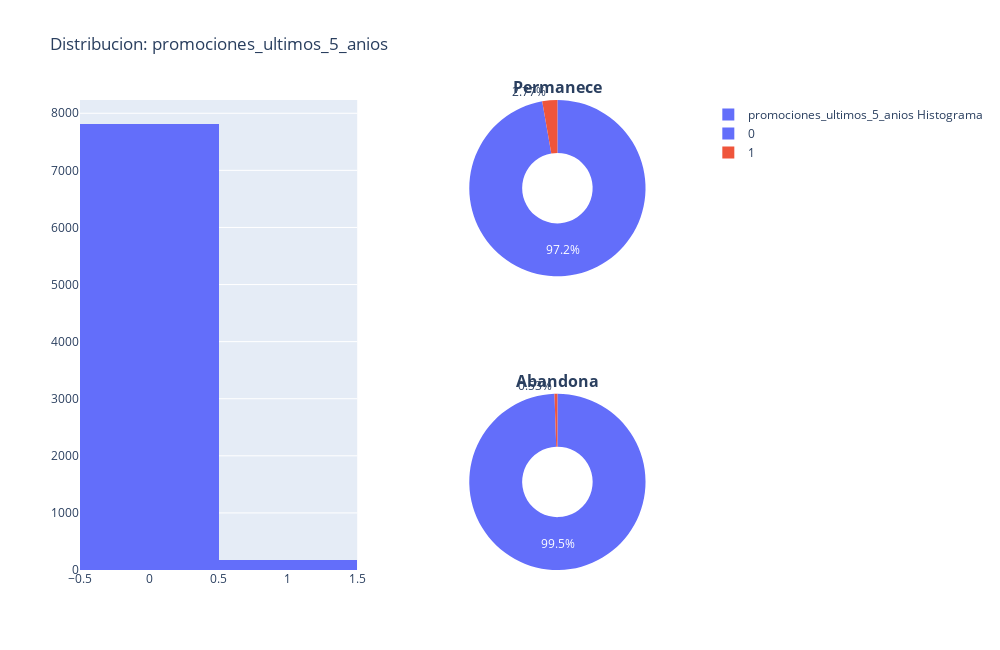
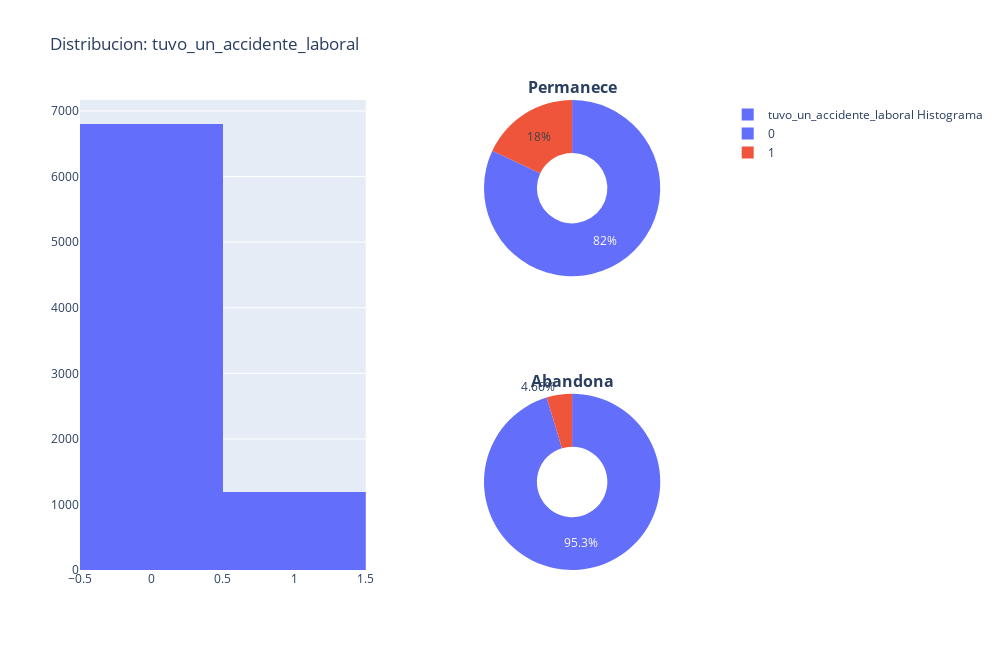
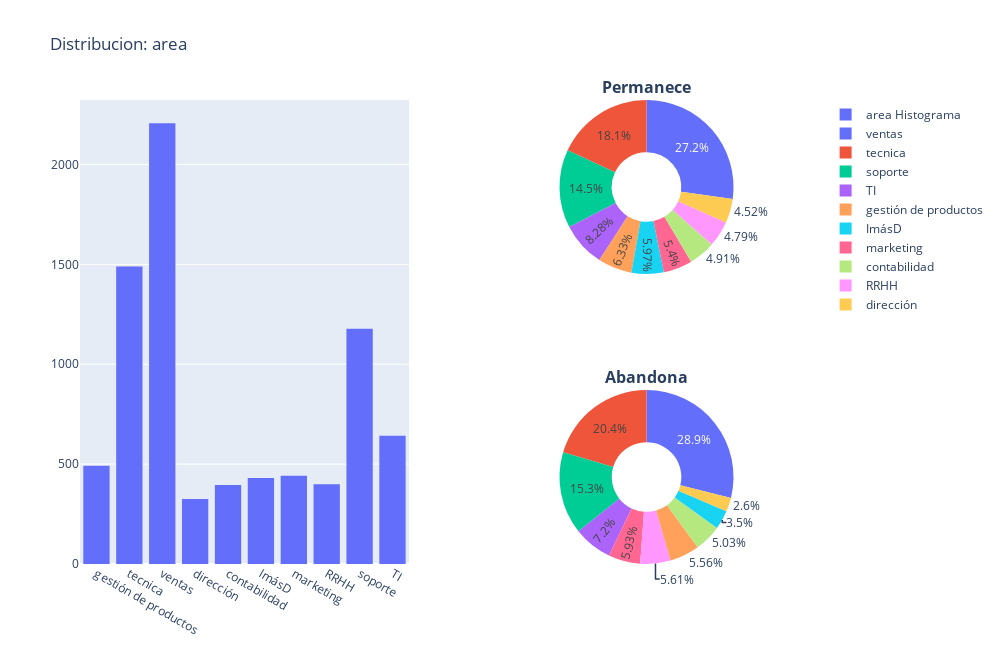
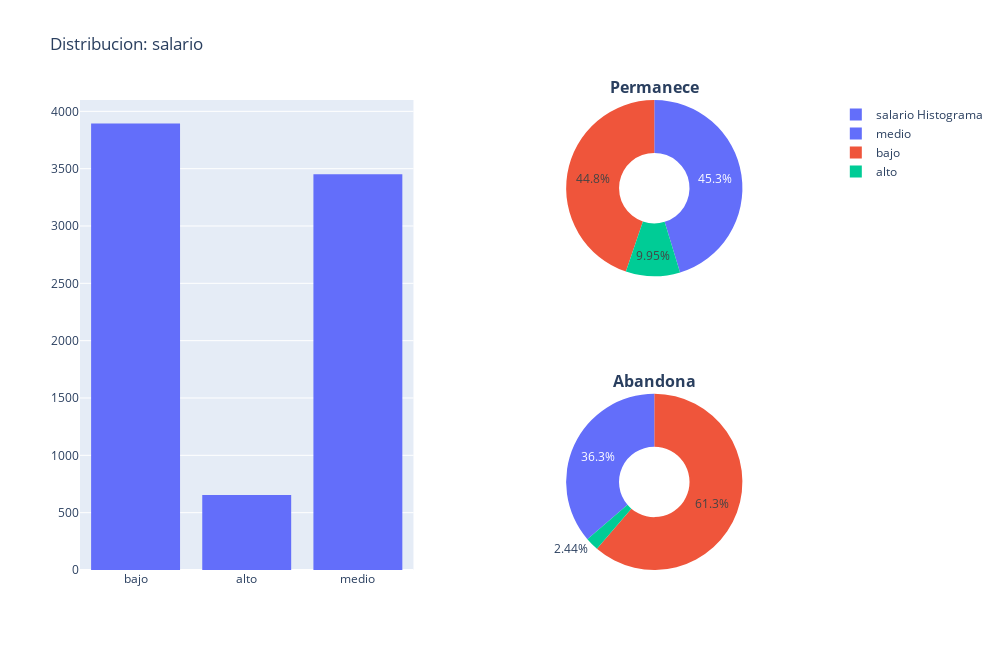

The notebook cell these images were saved under, in order:
### Markdown cell above
De los graficos anteriores podemos decir que los empleados que tienen un grado de instasifaccion entre [0, 0.11] abandonaran el banco, y los empleados entre [0.36, 0.45] tienen altas probabilidades de abandonar el banco.

El puntaje que obtuvieron en la ultima evaluacion pareciera incidir sobre si un empleado se ira o no de la empresa, valores bajos [0.45, 0.57] o altos [0.77, 1] parecieran tener la mayoria de los empleados que abandonan.

En cuanto a los proyectos que tienen indicarian que pocos proyectos aumentan la probabilidad de que el empleado abandone la empresa. 

Las horas trabajadas parecieran tener uns distribucion similar a la variable 'ultima_evaluacion'.

Se puede ver que mientras mas años en la empresa menor es la probabilidad de que el empleado abandone la misma. Se puede observar la presencia de outliers, por lo que procederemos a eliminarlos luego del EDA. 

Ademas la gran mayoria de los empleados llevan 3 años en la empresa.

### Code cell
for i in cat_cols:
    specs = [[{'type':'histogram','rowspan':2}, {'type':'pie'}],
             [None, {'type':'pie'}]]
    
    fig = make_subplots(rows=2, cols=2,specs=specs, subplot_titles=('','<b>Permanece<b>', '<b>Abandona<b>'))
    
    # Ploteo mi histograma de la variable categorica i.
    tr1 = go.Histogram(x=train_data[i], name = i +  ' Histograma')
    
    # Query es como usar una mascara.
    # Me quedo con los empleados que se quedan en la empresa.
    # Del value_counts me quedo con los valores.
    value_0 = train_data.query('se_fue==0')[i].value_counts().values
    
    # Del value_counts me quedo conlos indices (etiquetas).
    labels_0 = train_data.query('se_fue==0')[i].value_counts().index.tolist()
    
    # Ploteo grafico dona de los empleados que permanecen en la empresa.
    tr2 = go.Pie(values=value_0, labels=labels_0, hole=0.4, name= 'Permanece')
    
    # empleados que abandonan la empresa.
    value_1 = train_data.query('se_fue==1')[i].value_counts().values
    labels_1 = train_data.query('se_fue==1')[i].value_counts().index
    
    tr3 = go.Pie(values=value_1, labels=labels_1, hole=0.4, name='Abandona')
    
    fig.add_trace(tr1, row=1, col=1)
    fig.add_trace(tr2, row=1, col=2)
    fig.add_trace(tr3, row=2, col=2)
    
    fig.update_layout(height=650, width=1000, title_text='Distribucion: '+i)
    fig.show()

### Figure 1 — Plotly figure (JSON) as saved in the notebook; plotly's stock layout.template omitted (floating-point values rounded to 4 significant figures; data arrays with more than 128 entries replaced by an {"elided": "..."} marker saying what was removed)
{"data": [{"name": "promociones_ultimos_5_anios Histograma", "type": "histogram", "x": {"elided": "8000 int values"}, "xaxis": "x", "yaxis": "y"}, {"domain": {"x": [0.55, 1], "y": [0.625, 1]}, "hole": 0.4, "labels": [0, 1], "name": "Permanece", "type": "pie", "values": [5943, 169]}, {"domain": {"x": [0.55, 1], "y": [0, 0.375]}, "hole": 0.4, "labels": [0, 1], "name": "Abandona", "type": "pie", "values": [1878, 10]}], "layout": {"annotations": [{"font": {"size": 16}, "showarrow": false, "text": "<b>Permanece<b>", "x": 0.775, "xanchor": "center", "xref": "paper", "y": 1, "yanchor": "bottom", "yref": "paper"}, {"font": {"size": 16}, "showarrow": false, "text": "<b>Abandona<b>", "x": 0.775, "xanchor": "center", "xref": "paper", "y": 0.375, "yanchor": "bottom", "yref": "paper"}], "height": 650, "title": {"text": "Distribucion: promociones_ultimos_5_anios"}, "width": 1000, "xaxis": {"anchor": "y", "domain": [0, 0.45]}, "yaxis": {"anchor": "x", "domain": [0, 1]}}}

### Figure 2 — Plotly figure (JSON) as saved in the notebook; plotly's stock layout.template omitted (floating-point values rounded to 4 significant figures; data arrays with more than 128 entries replaced by an {"elided": "..."} marker saying what was removed)
{"data": [{"name": "tuvo_un_accidente_laboral Histograma", "type": "histogram", "x": {"elided": "8000 int values"}, "xaxis": "x", "yaxis": "y"}, {"domain": {"x": [0.55, 1], "y": [0.625, 1]}, "hole": 0.4, "labels": [0, 1], "name": "Permanece", "type": "pie", "values": [5010, 1102]}, {"domain": {"x": [0.55, 1], "y": [0, 0.375]}, "hole": 0.4, "labels": [0, 1], "name": "Abandona", "type": "pie", "values": [1800, 88]}], "layout": {"annotations": [{"font": {"size": 16}, "showarrow": false, "text": "<b>Permanece<b>", "x": 0.775, "xanchor": "center", "xref": "paper", "y": 1, "yanchor": "bottom", "yref": "paper"}, {"font": {"size": 16}, "showarrow": false, "text": "<b>Abandona<b>", "x": 0.775, "xanchor": "center", "xref": "paper", "y": 0.375, "yanchor": "bottom", "yref": "paper"}], "height": 650, "title": {"text": "Distribucion: tuvo_un_accidente_laboral"}, "width": 1000, "xaxis": {"anchor": "y", "domain": [0, 0.45]}, "yaxis": {"anchor": "x", "domain": [0, 1]}}}

### Figure 3 — Plotly figure (JSON) as saved in the notebook; plotly's stock layout.template omitted (floating-point values rounded to 4 significant figures; data arrays with more than 128 entries replaced by an {"elided": "..."} marker saying what was removed)
{"data": [{"name": "area Histograma", "type": "histogram", "x": {"elided": "8000 str values"}, "xaxis": "x", "yaxis": "y"}, {"domain": {"x": [0.55, 1], "y": [0.625, 1]}, "hole": 0.4, "labels": ["ventas", "tecnica", "soporte", "TI", "gestión de productos", "ImásD", "marketing", "contabilidad", "RRHH", "dirección"], "name": "Permanece", "type": "pie", "values": [1662, 1104, 889, 506, 387, 365, 330, 300, 293, 276]}, {"domain": {"x": [0.55, 1], "y": [0, 0.375]}, "hole": 0.4, "labels": ["ventas", "tecnica", "soporte", "TI", "marketing", "RRHH", "gestión de productos", "contabilidad", "ImásD", "dirección"], "name": "Abandona", "type": "pie", "values": [545, 385, 289, 136, 112, 106, 105, 95, 66, 49]}], "layout": {"annotations": [{"font": {"size": 16}, "showarrow": false, "text": "<b>Permanece<b>", "x": 0.775, "xanchor": "center", "xref": "paper", "y": 1, "yanchor": "bottom", "yref": "paper"}, {"font": {"size": 16}, "showarrow": false, "text": "<b>Abandona<b>", "x": 0.775, "xanchor": "center", "xref": "paper", "y": 0.375, "yanchor": "bottom", "yref": "paper"}], "height": 650, "title": {"text": "Distribucion: area"}, "width": 1000, "xaxis": {"anchor": "y", "domain": [0, 0.45]}, "yaxis": {"anchor": "x", "domain": [0, 1]}}}

### Figure 4 — Plotly figure (JSON) as saved in the notebook; plotly's stock layout.template omitted (floating-point values rounded to 4 significant figures; data arrays with more than 128 entries replaced by an {"elided": "..."} marker saying what was removed)
{"data": [{"name": "salario Histograma", "type": "histogram", "x": {"elided": "8000 str values"}, "xaxis": "x", "yaxis": "y"}, {"domain": {"x": [0.55, 1], "y": [0.625, 1]}, "hole": 0.4, "labels": ["medio", "bajo", "alto"], "name": "Permanece", "type": "pie", "values": [2767, 2737, 608]}, {"domain": {"x": [0.55, 1], "y": [0, 0.375]}, "hole": 0.4, "labels": ["bajo", "medio", "alto"], "name": "Abandona", "type": "pie", "values": [1157, 685, 46]}], "layout": {"annotations": [{"font": {"size": 16}, "showarrow": false, "text": "<b>Permanece<b>", "x": 0.775, "xanchor": "center", "xref": "paper", "y": 1, "yanchor": "bottom", "yref": "paper"}, {"font": {"size": 16}, "showarrow": false, "text": "<b>Abandona<b>", "x": 0.775, "xanchor": "center", "xref": "paper", "y": 0.375, "yanchor": "bottom", "yref": "paper"}], "height": 650, "title": {"text": "Distribucion: salario"}, "width": 1000, "xaxis": {"anchor": "y", "domain": [0, 0.45]}, "yaxis": {"anchor": "x", "domain": [0, 1]}}}
